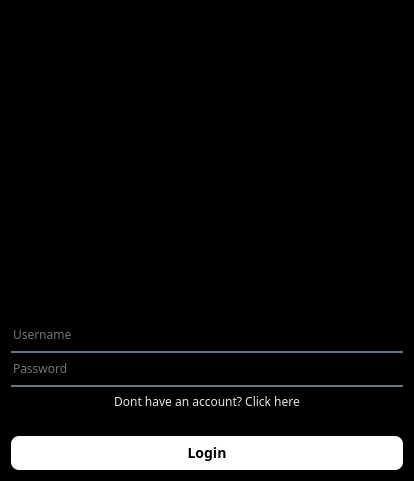
<?xml version="1.0" encoding="UTF-8"?>
<ui version="4.0">
 <class>Dialog</class>
 <widget class="QDialog" name="Dialog">
  <property name="geometry">
   <rect>
    <x>0</x>
    <y>0</y>
    <width>414</width>
    <height>481</height>
   </rect>
  </property>
  <property name="font">
   <font>
    <family>Sans Serif Collection</family>
   </font>
  </property>
  <property name="windowTitle">
   <string>Dialog</string>
  </property>
  <property name="styleSheet">
   <string notr="true">background-color: rgb(0, 0, 0);</string>
  </property>
  <layout class="QVBoxLayout" name="verticalLayout_2">
   <item>
    <layout class="QVBoxLayout" name="verticalLayout">
     <item>
      <widget class="QLabel" name="logo">
       <property name="styleSheet">
        <string notr="true">image: url(:/asset/assets/Logo (1).png);</string>
       </property>
       <property name="text">
        <string/>
       </property>
      </widget>
     </item>
     <item>
      <widget class="QLineEdit" name="username">
       <property name="styleSheet">
        <string notr="true">background-color:rgba(0, 0, 0, 0);
border:none;
border-bottom:2px solid rgba(105, 118, 132, 255);
color:rgba(255, 255, 255, 230);
padding-bottom: 7px;</string>
       </property>
       <property name="placeholderText">
        <string>Username</string>
       </property>
      </widget>
     </item>
     <item>
      <widget class="QLineEdit" name="password">
       <property name="styleSheet">
        <string notr="true">background-color:rgba(0, 0, 0, 0);
border:none;
border-bottom:2px solid rgba(105, 118, 132, 255);
color:rgba(255, 255, 255, 230);
padding-bottom: 7px;</string>
       </property>
       <property name="placeholderText">
        <string>Password</string>
       </property>
      </widget>
     </item>
     <item alignment="Qt::AlignHCenter">
      <widget class="QPushButton" name="createaccount">
       <property name="maximumSize">
        <size>
         <width>400</width>
         <height>16777215</height>
        </size>
       </property>
       <property name="cursor">
        <cursorShape>PointingHandCursor</cursorShape>
       </property>
       <property name="layoutDirection">
        <enum>Qt::LeftToRight</enum>
       </property>
       <property name="styleSheet">
        <string notr="true">QPushButton {
background-color: transparent;
border:none;
color:rgba(255, 255, 255, 230);

}

QPushButton:hover {
    color: rgb(125, 255, 255);
}

QPushButton:pressed {
    color: rgb(125, 230, 255);
}
</string>
       </property>
       <property name="text">
        <string>Dont have an account? Click here</string>
       </property>
      </widget>
     </item>
     <item>
      <spacer name="verticalSpacer">
       <property name="orientation">
        <enum>Qt::Vertical</enum>
       </property>
       <property name="sizeType">
        <enum>QSizePolicy::Fixed</enum>
       </property>
       <property name="sizeHint" stdset="0">
        <size>
         <width>15</width>
         <height>20</height>
        </size>
       </property>
      </spacer>
     </item>
     <item>
      <widget class="QPushButton" name="loginbutton">
       <property name="cursor">
        <cursorShape>PointingHandCursor</cursorShape>
       </property>
       <property name="styleSheet">
        <string notr="true">QPushButton {
    background-color: white;
    color: black;
    border: none;
    border-radius: 8px;
    padding: 7px;
    font-weight: bold;
    font-size: 14px;
 	cursor: pointer;
	
}

QPushButton:hover {
    background-color: #1DB954; /* Spotify green / fresh green */
    color: white;
}

QPushButton:pressed {
    background-color: #17a444;
    color: white;
}
</string>
       </property>
       <property name="text">
        <string>Login</string>
       </property>
      </widget>
     </item>
    </layout>
   </item>
  </layout>
 </widget>
 <resources>
  <include location="../resource.qrc"/>
 </resources>
 <connections/>
</ui>
